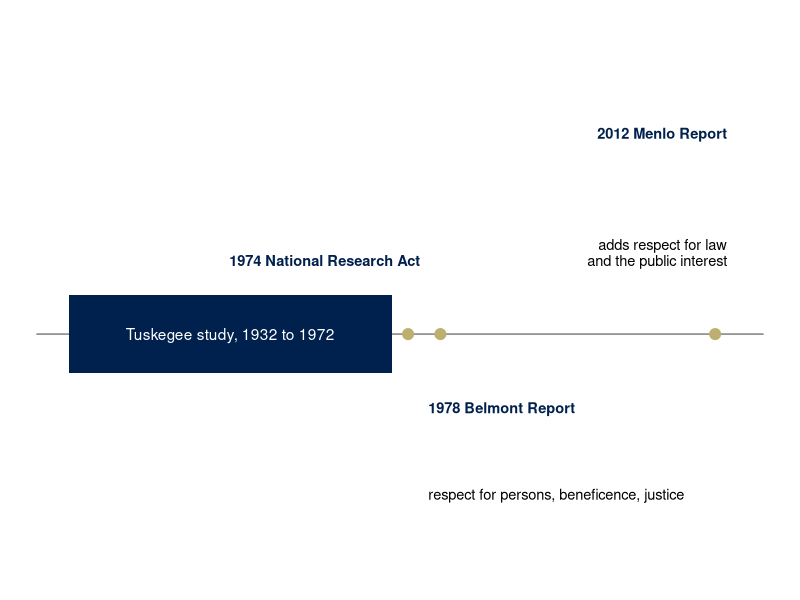
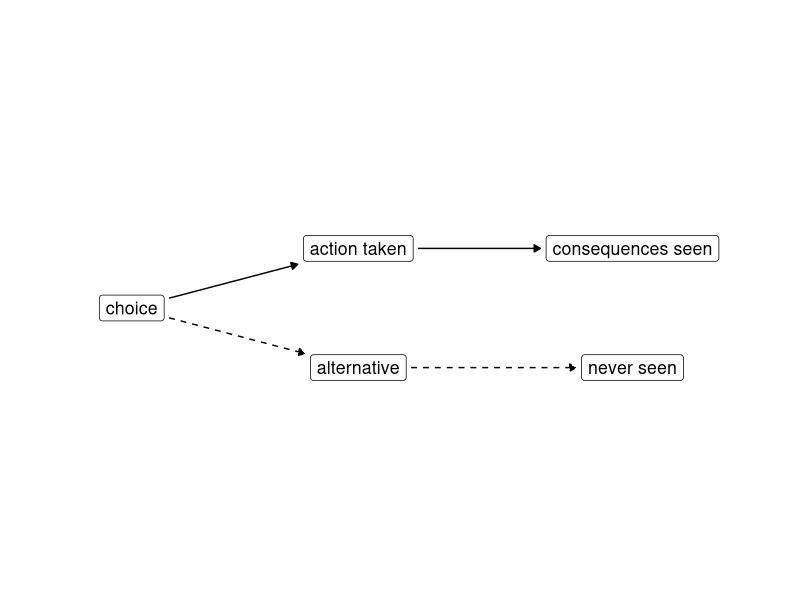
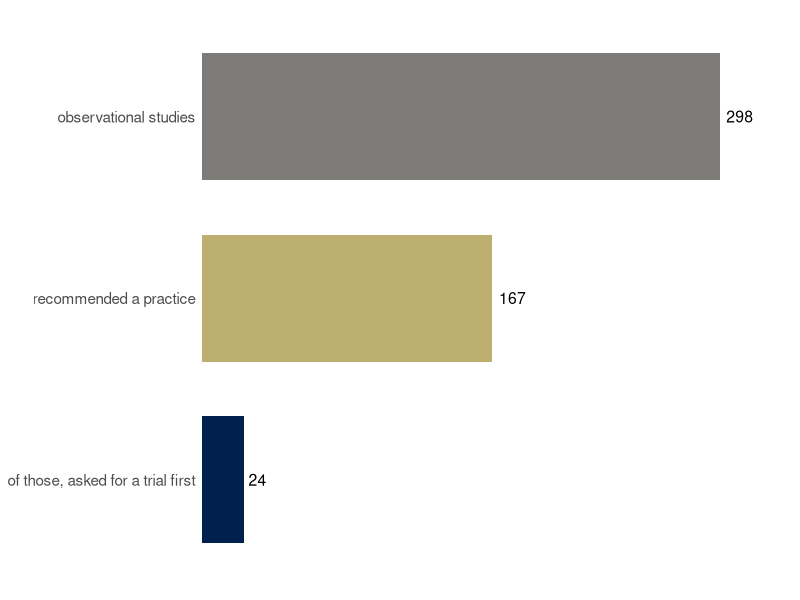
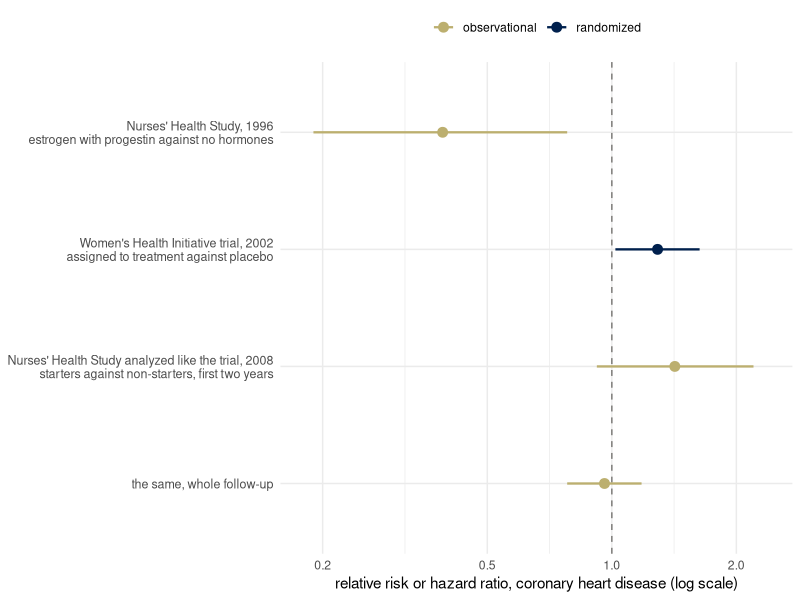
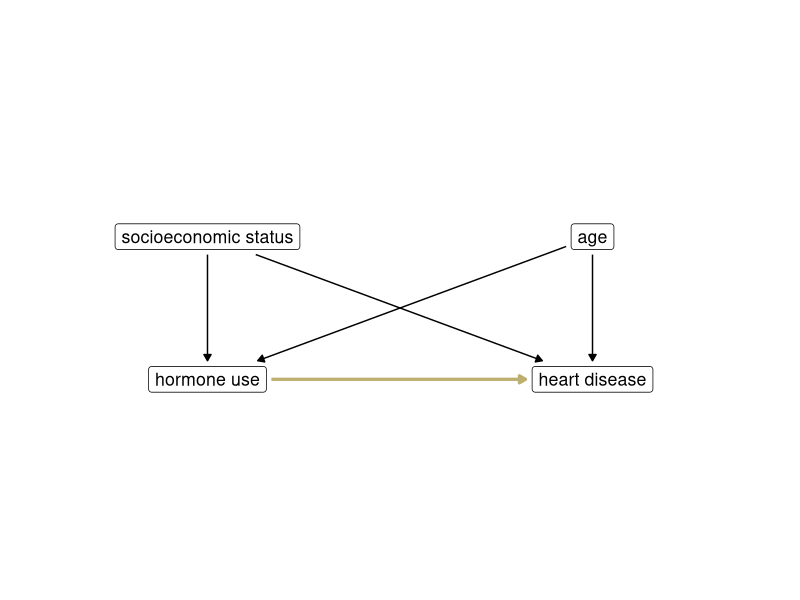
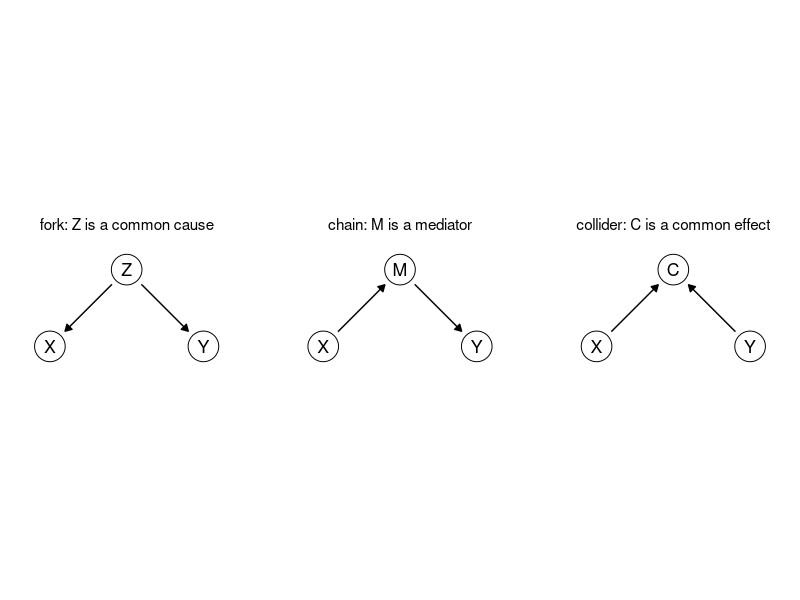
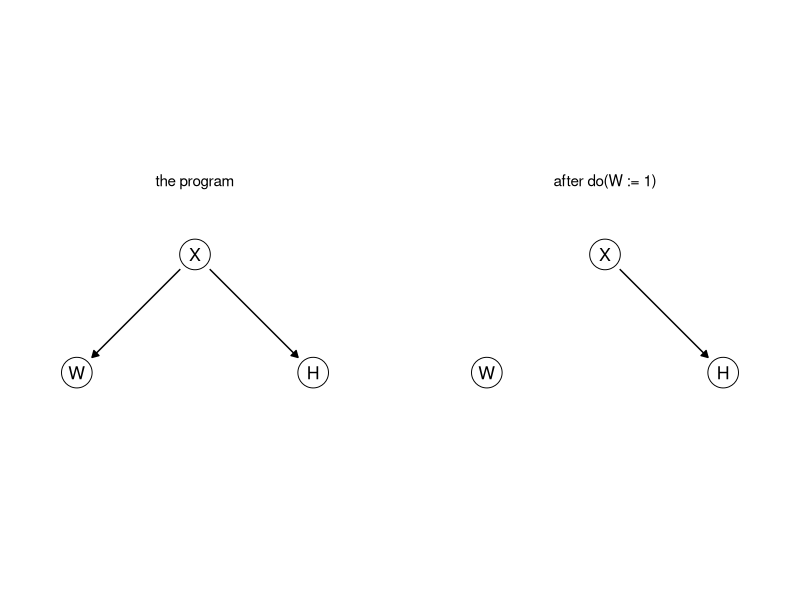
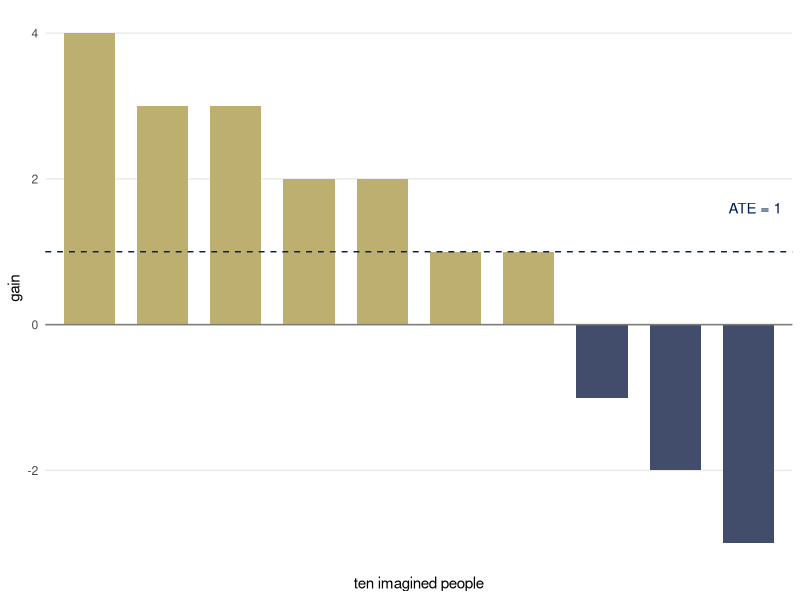

These charts were generated, in order, by the following R code:
## ---- chunk 1
library(ggplot2)
library(dplyr)
theme_set(theme_minimal())
set.seed(313)
# cividis: viridisLite::cividis(9)[c(1, 3, 5, 6, 7, 9)]
navy <- "#00204D"; slate <- "#414D6B"; cgray <- "#7C7B78"; khaki <- "#9B9477"; gold <- "#BCAF6F"; yellow <- "#FFEA46"
two <- c(navy, gold)               # the two groups, wherever there are two

# Causal graphs. Nodes are letters in circles, or words in boxes (boxes = TRUE).
# A node's size is fixed on the page, in inches, while the figure's size decides how
# many inches a data unit is. draw_dag measures both on the graphics device open when it
# is called (in a rendered document, the chunk's figure) and stops every arrow `gap`
# inches short of the two nodes it joins. Arrows listed in `dashed` are dashed (an
# unobserved variable's influence); arrows listed in `highlight` are gold.
# One panel per value of `panel`; `extra` takes theme settings that change the layout,
# such as the panel titles' margins, so that they are measured too.
draw_dag <- function(nodes, edges, dashed = character(0), highlight = character(0), boxes = FALSE,
                     text_size = 4.5, xlim = c(-0.5, 2.5), ylim = c(-0.4, 1.4), extra = theme(),
                     gap = 0.05) {
  if (!"panel" %in% names(nodes)) { nodes$panel <- ""; edges$panel <- "" }
  pad <- unit(0.3, "lines"); border <- 0.25; dot <- 10; stroke <- 0.5; lw <- c(black = 0.5, gold = 1.1)
  p <- ggplot() +
    facet_wrap(~ panel, nrow = 1) +
    coord_fixed(xlim = xlim, ylim = ylim) +
    theme_void() +
    theme(strip.text = element_text(size = 11), panel.spacing = unit(1, "lines")) +
    extra
  p <- if (boxes) {
    p + geom_label(data = nodes, aes(x, y, label = name), size = text_size, label.size = border,
                   label.padding = pad)
  } else {
    p + geom_point(data = nodes, aes(x, y), size = dot, shape = 21, fill = "white", stroke = stroke) +
      geom_text(data = nodes, aes(x, y, label = name), size = text_size, parse = TRUE)
  }
  # Inches per data unit: the panels share what the strips and spacing leave of the figure.
  inch <- function(u, f) f(u, "in", valueOnly = TRUE)
  g <- ggplotGrob(p)
  pp <- ggplot_build(p)$layout$panel_params[[1]]
  per_unit <- min((dev.size("in")[1] - sum(inch(g$widths, grid::convertWidth))) /
                    (length(unique(nodes$panel)) * diff(pp$x.range)),
                  (dev.size("in")[2] - sum(inch(g$heights, grid::convertHeight))) / diff(pp$y.range))
  # Half the width and half the height of each node, outline included, in data units.
  if (boxes) {
    text <- lapply(as.character(nodes$name), grid::textGrob, gp = grid::gpar(fontsize = text_size * .pt))
    nodes$hw <- (sapply(text, \(t) inch(grid::grobWidth(t), grid::convertWidth)) / 2 +
                   inch(pad, grid::convertWidth) + border * .pt / 96 / 2) / per_unit
    nodes$hh <- (sapply(text, \(t) inch(grid::grobHeight(t), grid::convertHeight)) / 2 +
                   inch(pad, grid::convertHeight) + border * .pt / 96 / 2) / per_unit
  } else {
    # R draws a circle of radius 0.375 times its font size (shape 21)
    nodes$hw <- nodes$hh <- (0.375 * (dot * .pt + stroke * .stroke / 2) / 72 +
                               stroke * .stroke / 2 / 96 / 2) / per_unit
  }
  e <- edges |>
    left_join(nodes, by = c("panel", "from" = "name")) |>
    rename(x0 = x, y0 = y, hw0 = hw, hh0 = hh) |>
    left_join(nodes, by = c("panel", "to" = "name")) |>
    mutate(dx = x - x0, dy = y - y0, len = sqrt(dx^2 + dy^2), ux = dx / len, uy = dy / len,
           col = ifelse(paste(from, to) %in% highlight, "#BCAF6F", "black"),
           style = ifelse(paste(from, to) %in% dashed, "dashed", "solid"),
           # the start clears the node by gap; the end by gap and half the arrow's line width,
           # which the rounded tip adds
           g0 = gap / per_unit,
           g1 = (gap + ifelse(col == "black", lw[["black"]], lw[["gold"]]) * .pt / 96 / 2) / per_unit,
           # distance from a node's center, along the arrow, to the node's outline grown by g
           s0 = if (boxes) pmin((hw0 + g0) / pmax(abs(ux), 1e-9), (hh0 + g0) / pmax(abs(uy), 1e-9)) else hw0 + g0,
           s1 = if (boxes) pmin((hw + g1) / pmax(abs(ux), 1e-9), (hh + g1) / pmax(abs(uy), 1e-9)) else hw + g1,
           xs = x0 + s0 * ux, ys = y0 + s0 * uy, xe = x - s1 * ux, ye = y - s1 * uy)
  p + geom_segment(data = e, aes(x = xs, y = ys, xend = xe, yend = ye, linetype = style, color = col),
                   arrow = arrow(length = unit(0.18, "cm"), type = "closed"),
                   linewidth = ifelse(e$col == "black", lw[["black"]], lw[["gold"]]), show.legend = FALSE) +
    scale_linetype_identity() + scale_color_identity()
}
## ---- chunk 2
lab <- data.frame(
  x     = c(1975.5, 1976.5, 1976.5, 2013.5, 2013.5),
  y     = c(0.3, -0.3, -0.68, 0.86, 0.3),
  label = c("1974 National Research Act", "1978 Belmont Report", "respect for persons, beneficence, justice",
            "2012 Menlo Report", "adds respect for law\nand the public interest"),
  hj    = c(1, 0, 0, 1, 1), vj = c(0, 1, 1, 0, 0),
  bold  = c(TRUE, TRUE, FALSE, TRUE, FALSE))
ggplot() +
  annotate("segment", x = 1928, xend = 2018, y = 0, yend = 0, color = cgray, linewidth = 0.5) +
  annotate("rect", xmin = 1932, xmax = 1972, ymin = -0.17, ymax = 0.17, fill = navy) +
  annotate("text", x = 1952, y = 0, label = "Tuskegee study, 1932 to 1972", color = "white", size = 3.9) +
  annotate("point", x = c(1974, 1978, 2012), y = 0, size = 3.4, color = gold) +
  geom_text(data = lab, aes(x, y, label = label, hjust = hj, vjust = vj,
                            fontface = ifelse(bold, "bold", "plain"), color = ifelse(bold, navy, "black")),
            size = 3.7, lineheight = 0.9) +
  scale_color_identity() +
  coord_cartesian(xlim = c(1928, 2018), ylim = c(-1.05, 1.35), clip = "off") +
  theme_void()
## ---- chunk 3
draw_dag(data.frame(name = c("choice", "action taken", "alternative", "consequences seen", "never seen"),
                    x = c(0, 1.9, 1.9, 4.2, 4.2), y = c(0.5, 1, 0, 1, 0)),
         data.frame(from = c("choice", "choice", "action taken", "alternative"),
                    to = c("action taken", "alternative", "consequences seen", "never seen")),
         dashed = c("choice alternative", "alternative never seen"),
         boxes = TRUE, xlim = c(-0.8, 5.3), ylim = c(-0.3, 1.3))
## ---- chunk 4
prasad <- data.frame(label = c("observational studies", "recommended a practice", "of those, asked for a trial first"),
                     n = c(298, 167, 24))
prasad$label <- factor(prasad$label, levels = rev(prasad$label))
ggplot(prasad, aes(n, label, fill = label)) +
  geom_col(width = 0.7, show.legend = FALSE) +
  geom_text(aes(label = n), hjust = -0.25, size = 4) +
  scale_fill_manual(values = setNames(c(cgray, gold, navy), levels(prasad$label)[3:1])) +
  scale_x_continuous(limits = c(0, 340), expand = c(0, 0)) +
  coord_cartesian(clip = "off") +
  labs(x = NULL, y = NULL) +
  theme(axis.text.x = element_blank(), panel.grid.major = element_blank(), panel.grid.minor = element_blank(),
        axis.text.y = element_text(size = 11))
## ---- chunk 5
hrt <- data.frame(
  label = c("Nurses' Health Study, 1996\nestrogen with progestin against no hormones",
            "Women's Health Initiative trial, 2002\nassigned to treatment against placebo",
            "Nurses' Health Study analyzed like the trial, 2008\nstarters against non-starters, first two years",
            "the same, whole follow-up"),
  est = c(0.39, 1.29, 1.42, 0.96), lo = c(0.19, 1.02, 0.92, 0.78), hi = c(0.78, 1.63, 2.20, 1.18),
  design = c("observational", "randomized", "observational", "observational"))
hrt$label <- factor(hrt$label, levels = rev(hrt$label))
ggplot(hrt, aes(est, label, color = design)) +
  geom_vline(xintercept = 1, linetype = "dashed", color = cgray) +
  geom_linerange(aes(xmin = lo, xmax = hi), linewidth = 0.8) +
  geom_point(size = 3) +
  scale_color_manual(values = c(observational = gold, randomized = navy)) +
  scale_x_log10(breaks = c(0.2, 0.5, 1, 2), limits = c(0.18, 2.4)) +
  labs(x = "relative risk or hazard ratio, coronary heart disease (log scale)", y = NULL, color = NULL) +
  theme(legend.position = "top", axis.text.y = element_text(size = 9))
## ---- chunk 6
draw_dag(data.frame(name = c("socioeconomic status", "age", "hormone use", "heart disease"),
                    x = c(0, 2.7, 0, 2.7), y = c(1, 1, 0, 0)),
         data.frame(from = c("socioeconomic status", "socioeconomic status", "age", "age", "hormone use"),
                    to = c("hormone use", "heart disease", "hormone use", "heart disease", "heart disease")),
         highlight = "hormone use heart disease", boxes = TRUE, xlim = c(-1.2, 3.9), ylim = c(-0.25, 1.25))
## ---- chunk 7
shapes <- c("fork: Z is a common cause", "chain: M is a mediator", "collider: C is a common effect")
nodes <- data.frame(panel = rep(shapes, each = 3),
                    name = c("Z", "X", "Y", "M", "X", "Y", "C", "X", "Y"),
                    x = rep(c(1, 0, 2), 3), y = rep(c(1, 0, 0), 3))
edges <- data.frame(panel = rep(shapes, each = 2),
                    from = c("Z", "Z", "X", "M", "X", "Y"),
                    to = c("X", "Y", "M", "Y", "C", "C"))
nodes$panel <- factor(nodes$panel, levels = shapes); edges$panel <- factor(edges$panel, levels = shapes)
draw_dag(nodes, edges)
## ---- chunk 8
pp <- c("the program", "after do(W := 1)")
nodes <- data.frame(panel = rep(pp, each = 3), name = rep(c("X", "W", "H"), 2),
                    x = rep(c(1, 0, 2), 2), y = rep(c(1, 0, 0), 2))
edges <- data.frame(panel = c(pp[1], pp[1], pp[2]), from = "X", to = c("W", "H", "H"))
nodes$panel <- factor(nodes$panel, levels = pp); edges$panel <- factor(edges$panel, levels = pp)
draw_dag(nodes, edges, extra = theme(strip.clip = "off", strip.text = element_text(size = 11, margin = margin(t = 2, b = 6))))
## ---- chunk 9
gains <- data.frame(person = factor(1:10), effect = c(4, 3, 3, 2, 2, 1, 1, -1, -2, -3))
ggplot(gains, aes(person, effect, fill = effect > 0)) +
  geom_col(width = 0.7, show.legend = FALSE) +
  geom_hline(yintercept = 0, color = cgray) +
  geom_hline(yintercept = mean(gains$effect), linetype = "dashed", color = navy) +
  annotate("text", x = 10.45, y = 1.6, label = "ATE = 1", hjust = 1, color = navy, size = 3.8) +
  scale_fill_manual(values = c(`TRUE` = gold, `FALSE` = slate)) +
  labs(x = "ten imagined people", y = "gain") +
  theme(panel.grid.major.x = element_blank(), panel.grid.minor = element_blank(), axis.text.x = element_blank())
## ---- chunk 10
pics <- c("X causes Y", "Y causes X", "Z causes both")
nodes <- data.frame(panel = c(pics[1], pics[1], pics[2], pics[2], pics[3], pics[3], pics[3]),
                    name = c("X", "Y", "X", "Y", "Z", "X", "Y"),
                    x = c(0, 2, 0, 2, 1, 0, 2), y = c(0, 0, 0, 0, 1, 0, 0))
edges <- data.frame(panel = c(pics[1], pics[2], pics[3], pics[3]),
                    from = c("X", "Y", "Z", "Z"), to = c("Y", "X", "X", "Y"))
nodes$panel <- factor(nodes$panel, levels = pics); edges$panel <- factor(edges$panel, levels = pics)
draw_dag(nodes, edges)
## ---- chunk 11
draw_dag(data.frame(name = c("Z", "X", "Y"), x = c(1, 0, 2), y = c(1, 0, 0)),
         data.frame(from = c("Z", "Z", "X"), to = c("X", "Y", "Y")))
## ---- chunk 12
ucb <- as.data.frame(UCBAdmissions) |>
  group_by(Dept, Gender) |>
  summarize(applied = sum(Freq), admitted = sum(Freq[Admit == "Admitted"]), .groups = "drop") |>
  mutate(rate = admitted / applied, Dept = as.character(Dept))
overall <- as.data.frame(UCBAdmissions) |>
  group_by(Gender) |>
  summarize(applied = sum(Freq), admitted = sum(Freq[Admit == "Admitted"]), .groups = "drop") |>
  mutate(rate = admitted / applied, Dept = "all six")
bind_rows(ucb, overall) |>
  mutate(Dept = factor(Dept, levels = c("all six", LETTERS[1:6]))) |>
  ggplot(aes(Dept, rate, color = Gender, size = applied)) +
  geom_point() +
  scale_color_manual(values = two, labels = c("men", "women")) +
  scale_size_area(max_size = 9, guide = "none") +
  scale_y_continuous(labels = scales::percent, limits = c(0, 0.9)) +
  labs(x = "department", y = "admitted", color = NULL,
       title = "Six largest departments; point size is the number of applicants")
## ---- chunk 13
set.seed(3)
n <- 5000
Z <- rnorm(n)
X <- 1 * Z + rnorm(n)
Y <- 0.5 * X + 1 * Z + rnorm(n)
coef(lm(Y ~ X))["X"]        # Y on X alone
coef(lm(Y ~ X + Z))["X"]    # Y on X and Z
## ---- chunk 14
Y_do1 <- 0.5 * 1 + 1 * Z + rnorm(n)     # everyone gets X = 1; Z untouched
Y_do0 <- 0.5 * 0 + 1 * Z + rnorm(n)     # everyone gets X = 0
mean(Y_do1) - mean(Y_do0)
## ---- chunk 15
one_sample <- function(n) {
  Z <- rnorm(n)
  X <- Z + rnorm(n)
  Y <- 0.5 * X + Z + rnorm(n)
  c(coef(lm(Y ~ X))[2], coef(lm(Y ~ X + Z))[2])
}
sims <- bind_rows(lapply(c(50, 200, 1000, 5000), function(n) {
  est <- replicate(200, one_sample(n))      # 2 rows, 200 columns
  data.frame(n = n, slope = c(est[1, ], est[2, ]),
             fit = rep(c("Y on X alone", "Y on X and Z"), each = 200))
}))
ggplot(sims, aes(factor(n), slope, color = fit)) +
  geom_hline(yintercept = c(0.5, 1), linetype = "dotted") +
  geom_jitter(width = 0.2, height = 0, alpha = 0.4, size = 1) +
  scale_color_manual(values = two, name = NULL) +
  labs(x = "sample size", y = "coefficient on X")
## ---- chunk 16
draw_dag(data.frame(name = c("Z", "U", "X", "Y"), x = c(0.4, 1.6, 0, 2), y = c(1.1, 1.1, 0, 0)),
         data.frame(from = c("Z", "Z", "U", "U", "X"), to = c("X", "Y", "X", "Y", "Y")),
         dashed = c("U X", "U Y"))
## ---- chunk 17
# dev.args draws pi in MathJax_Math, the TeX italic of an older MathJax, so that it looks
# like the pi in the formulas. Where that font is missing, the system substitutes another.
loop_boxes <- data.frame(x = c(0, 3), y = c(0, 0), label = c("atop(agent, policy~pi)", "environment"))
loop_top <- data.frame(x = 0.62, y = 0.28, xend = 2.28, yend = 0.28)
loop_bottom <- data.frame(x = 2.28, y = -0.28, xend = 0.62, yend = -0.28)
loop_text <- data.frame(x = c(1.45, 1.45), y = c(1.12, -1.12),
                        label = c("action~italic(A)", "state~italic(S)*','~reward~italic(R)"))
ggplot() +
  geom_curve(data = loop_top, aes(x = x, y = y, xend = xend, yend = yend), curvature = -0.35,
             arrow = arrow(length = unit(0.2, "cm"), type = "closed"), linewidth = 0.5) +
  geom_curve(data = loop_bottom, aes(x = x, y = y, xend = xend, yend = yend), curvature = -0.35,
             arrow = arrow(length = unit(0.2, "cm"), type = "closed"), linewidth = 0.5) +
  geom_label(data = loop_boxes, aes(x, y, label = label), parse = TRUE, size = 4.5,
             label.padding = unit(0.5, "lines")) +
  geom_text(data = loop_text, aes(x, y, label = label), parse = TRUE, size = 4.2) +
  coord_cartesian(xlim = c(-0.9, 3.9), ylim = c(-1.3, 1.3)) +
  theme_void()
## ---- chunk 18
panels <- c("cleans", "closes its eyes", "covers the mess")
room <- data.frame(panel = factor(panels, levels = panels))
cone <- do.call(rbind, lapply(panels[c(1, 3)], function(p)
  data.frame(panel = p, x = c(2.6, 9.6, 9.6), y = c(2.3, 7.4, 3.0))))
mess <- data.frame(panel = rep(panels[2:3], each = 2), x = c(7.6, 8.4, 7.6, 8.4), y = c(5.0, 4.3, 5.0, 4.3))
cover <- data.frame(panel = panels[3], xmin = 6.5, xmax = 9.7, ymin = 3.2, ymax = 6.1)
caption <- data.frame(panel = panels, x = 5, y = -1.6,
                      label = c("italic(R)==1*', room clean'", "italic(R)==1*', room dirty'", "italic(R)==1*', room dirty'"))
for (d in c("cone", "mess", "cover", "caption")) {
  z <- get(d); z$panel <- factor(z$panel, levels = panels); assign(d, z)
}
ggplot() +
  geom_rect(data = room, aes(xmin = 0, xmax = 10, ymin = 0, ymax = 8), fill = NA, color = slate, linewidth = 0.6) +
  geom_polygon(data = cone, aes(x, y), fill = gold, alpha = 0.5) +
  geom_point(data = mess, aes(x, y), size = 5, color = khaki) +
  geom_rect(data = cover, aes(xmin = xmin, xmax = xmax, ymin = ymin, ymax = ymax), fill = cgray, alpha = 0.8) +
  geom_point(data = data.frame(x = 2, y = 2), aes(x, y), size = 6, color = navy) +
  geom_text(data = caption, aes(x, y, label = label), parse = TRUE, size = 3.8) +
  facet_wrap(~ panel, nrow = 1) +
  coord_fixed(xlim = c(-0.3, 10.3), ylim = c(-2.4, 8.3)) +
  theme_void() + theme(strip.text = element_text(size = 11), panel.spacing = unit(1.2, "lines"))
## ---- chunk 19
skim <- data.frame(group = factor(rep(c("worked last year", "did not"), 2), levels = c("worked last year", "did not")),
                   panel = factor(rep(c("R", "U"), each = 2), levels = c("R", "U"),
                                  labels = c("italic(R)*':'~placement~rate", "italic(U)*':'~extra~people~'in'~work")),
                   value = c(70, 40, 6, 26), shown = c("70%", "40%", "6", "26"))
ggplot(skim, aes(group, value, fill = group)) +
  geom_col(width = 0.6, show.legend = FALSE) +
  geom_text(aes(label = shown), vjust = -0.4, size = 3.8) +
  facet_wrap(~ panel, scales = "free_y", labeller = label_parsed) +
  scale_fill_manual(values = two) +
  scale_y_continuous(expand = expansion(mult = c(0, 0.3))) +
  coord_cartesian(clip = "off") +
  labs(x = "the 100 people sent", y = NULL) +
  theme(axis.text.y = element_blank(), panel.grid.major = element_blank(), panel.grid.minor = element_blank())
## ---- chunk 20
draw_dag(data.frame(name = c("funding", "goes to the club", "attendance", "test results", "family circumstances"),
                    x = c(-0.9, 0.5, 1.45, 2.45, 1.45), y = c(0.6, 0.6, -0.05, 0.6, 1.3)),
         data.frame(from = c("funding", "goes to the club", "goes to the club", "attendance",
                             "family circumstances", "family circumstances"),
                    to = c("goes to the club", "attendance", "test results", "test results",
                           "goes to the club", "test results")),
         boxes = TRUE, xlim = c(-1.6, 3.3), ylim = c(-0.3, 1.55))
